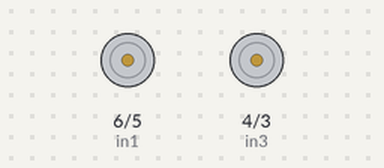
Bench run of a sketch on a simulated Arduino Uno, built with avr-gcc and run on an emulated ATmega328P. Shown: motor-driver pin pairs drawn as motors (green arrow = first pin HIGH = forward, orange = second pin HIGH = backward, longer = more drive, scaled by the enable pin).

Above: at 5.0 s.
At 15.0 s:
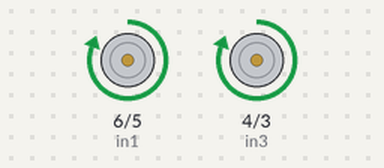
At 35.0 s:
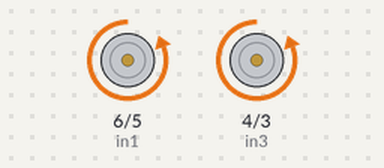
Timing chart, 0 to 52.0 s (numbered marks = the images above):
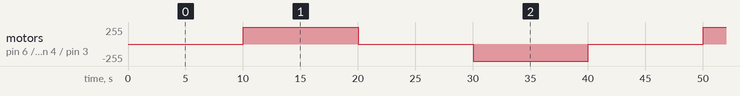

The sketch:

arduino_linear_test.ino
```cpp
// motor one
int enA = 7;
int in1 = 6;
int in2 = 5;
// motor two
int enB = 2;
int in3 = 4;
int in4 = 3;

void setup()
{
  // set all the motor control pins to outputs
  pinMode(enA, OUTPUT);
  pinMode(enB, OUTPUT);
  pinMode(in1, OUTPUT);
  pinMode(in2, OUTPUT);
  pinMode(in3, OUTPUT);
  pinMode(in4, OUTPUT);
}

void loop()
{
  // turn off actuator
  digitalWrite(enA, LOW);
  digitalWrite(enB, LOW);
  delay(10000);
  digitalWrite(in1, HIGH);
  digitalWrite(in2, LOW);
  digitalWrite(in3, HIGH);
  digitalWrite(in4, LOW);

  digitalWrite(enA, HIGH);
  digitalWrite(enB, HIGH);

  delay(10000);
  digitalWrite(enA, LOW);
  digitalWrite(enB, LOW);
  delay(10000);

  // now change motor directions
  digitalWrite(in1, LOW);
  digitalWrite(in2, HIGH);
  digitalWrite(in3, LOW);
  digitalWrite(in4, HIGH);

  digitalWrite(enA, HIGH);
  digitalWrite(enB, HIGH);
  delay(10000);
}
```

Measured:
- by itself, motor on pin 6 (in1) / pin 5 (in2), motor on pin 4 (in3) / pin 3 (in4): repeats every 40.0 s: stopped 10.0 s, backward 255/255 10.0 s, stopped 10.0 s, forward 255/255 10.0 s
